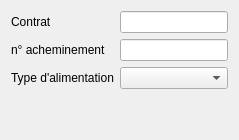
             <widget class="QWidget" name="tab_6">
              <attribute name="title">
               <string>Général</string>
              </attribute>
              <layout class="QGridLayout" name="gridLayout_13">
               <item row="1" column="0">
                <widget class="QLabel" name="label_3">
                 <property name="text">
                  <string>n° acheminement</string>
                 </property>
                 <property name="wordWrap">
                  <bool>true</bool>
                 </property>
                </widget>
               </item>
               <item row="0" column="0">
                <widget class="QLabel" name="label">
                 <property name="text">
                  <string>Contrat</string>
                 </property>
                 <property name="wordWrap">
                  <bool>true</bool>
                 </property>
                </widget>
               </item>
               <item row="0" column="1">
                <widget class="QLineEdit" name="lineEdit_contrat"/>
               </item>
               <item row="1" column="1">
                <widget class="QLineEdit" name="lineEdit_achemin"/>
               </item>
               <item row="2" column="1">
                <widget class="QComboBox" name="comboBox_typealim"/>
               </item>
               <item row="2" column="0">
                <widget class="QLabel" name="label_5">
                 <property name="text">
                  <string>Type d'alimentation</string>
                 </property>
                 <property name="wordWrap">
                  <bool>true</bool>
                 </property>
                </widget>
               </item>
               <item row="3" column="1">
                <spacer name="verticalSpacer_2">
                 <property name="orientation">
                  <enum>Qt::Vertical</enum>
                 </property>
                 <property name="sizeHint" stdset="0">
                  <size>
                   <width>20</width>
                   <height>40</height>
                  </size>
                 </property>
                </spacer>
               </item>
              </layout>
             </widget>
